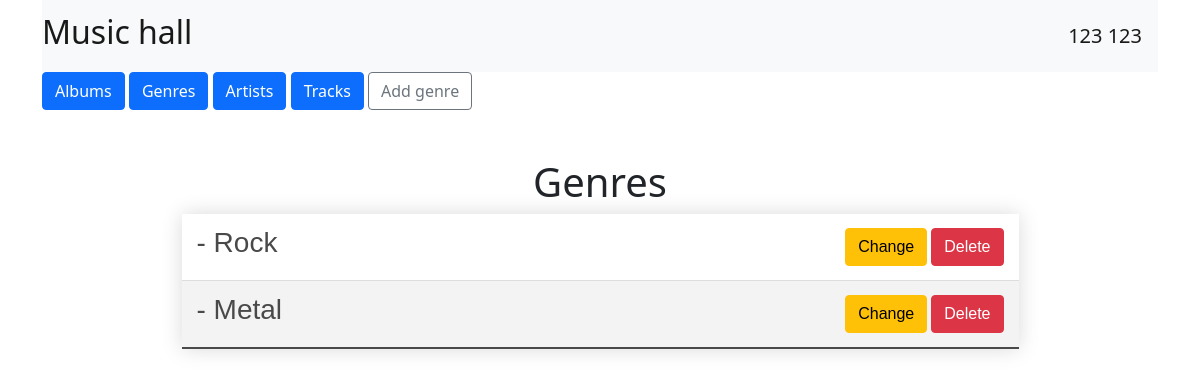
Page /genres_list (signed in) on the committed database.
### data/customers.py (models this page shows, shortened)
class Customer(SqlAlchemyBase,  UserMixin, SerializerMixin):
    __tablename__ = 'customers'
    id = sqlalchemy.Column(sqlalchemy.Integer,
                           primary_key=True, autoincrement=True)
    surname = sqlalchemy.Column(sqlalchemy.String, nullable=True)
    name = sqlalchemy.Column(sqlalchemy.String, nullable=True)
    email = sqlalchemy.Column(sqlalchemy.String, nullable=True, unique=True)
    hashed_password = sqlalchemy.Column(sqlalchemy.String, nullable=True)

### data/genres.py (models this page shows)
class Genre(SqlAlchemyBase, SerializerMixin):
    __tablename__ = 'genres'
    id = sqlalchemy.Column(sqlalchemy.Integer,
                           primary_key=True, autoincrement=True)
    name = sqlalchemy.Column(sqlalchemy.String, nullable=True)

### main.py (the view)
@app.route("/genres_list")
def genres_list():
    genres = keeper.get_genres()
    return render_template("genres.html", title='Hall', genres=genres)

### data/db_keeper.py (called while the page is built)
    def get_genres(self):
        db_sess = db_session.create_session()
        genres = db_sess.query(Genre).filter(Genre.id > 0).all()
        out = []
        for i in genres:
            out.append({'genre': {'id': i.id, 'name': i.name}})
        return out

    def load_user(self, id):
        db_sess = db_session.create_session()
        return db_sess.query(Customer).get(id)

### data/db_session.py (called while the page is built)
def create_session() -> Session:
    global __factory
    return __factory()

### main.py (called while the page is built)
@login_manager.user_loader
def load_user(user_id):
    return keeper.load_user(user_id)

### templates/genres.html
{% extends "base.html" %}
{% block content %}
    {% if current_user.is_authenticated %}
        <a href="genres" class="btn btn-outline-secondary">Add genre</a>
    {% endif %}
    <h1 class="centred"><br>Genres</h1>
    <table class="styled-table" align="middle">
        <tbody>
            {%for item in genres%}
            <tr class="active-row">
                <td><h3> - {{item["genre"]["name"]}}</h3></td>
                    {% if current_user.is_authenticated%}
                <td>
                <div align="right">
                    <a href="/genres/{{ item['genre']['id'] }}" class="btn btn-warning">
                        Change
                    </a>
                    <a href="/genres_delete/{{ item['genre']['id'] }}" class="btn btn-danger">
                        Delete
                    </a>
                </div>
                {% endif %}
                </td>
            </tr>
            {% endfor %}
        </tbody>
    </table>
{% endblock %}

### templates/base.html (shortened to what this page needs)
<!DOCTYPE html>
<html lang="en">
<head>
        <link rel="stylesheet" href="/static/css/style.css"/>
        <link rel="stylesheet"
        href="https://cdn.jsdelivr.net/npm/bootstrap@5.0.0-beta1/dist/css/bootstrap.min.css"
>
    </head>
    <body>
        <main role="main" class="container">
            <nav class="navbar navbar-light bg-light">
                <a class="navbar-brand" href="/"><h2>Music hall</h2></a>
                {% if current_user.is_authenticated %}
                    <a class="navbar-brand" href="/logout">{{ current_user.name }} {{ current_user.surname }}</a>
                {% else %}
                    <p>
                        <a class="btn btn-outline-secondary" href="/register">Зарегистрироваться</a>
                        <a class="btn btn-outline-secondary" href="/login">Войти</a>
                    </p>
                {% endif %}
            </nav>
                <a href="/albums_list" class="btn btn-primary">Albums</a>
                <a href="/genres_list" class="btn btn-primary">Genres</a>
                <a href="/artists_list" class="btn btn-primary">Artists</a>
                <a href="/tracks_list" class="btn btn-primary">Tracks</a>
            {% block content %}{% endblock %}
        </main>
    </body>
</html>

### static/css/style.css (style rules this page uses)
.centred { text-align: center; text-valign: center; }
.styled-table { border-collapse: collapse; width: 75%; margin-left:auto; margin-right:auto; font-size: 0.9em; font-family: sans-serif; box-shadow: 0 0 20px rgba(0, 0, 0, 0.15); }
.styled-table th, .styled-table td { padding: 12px 15px; }
.styled-table tbody tr { border-bottom: 1px solid #dddddd; }
.styled-table tbody tr:nth-of-type(even) { background-color: #f3f3f3; }
.styled-table tbody tr:last-of-type { border-bottom: 2px solid #494949; }
.styled-table tbody tr.active-row { font-weight: bold; color: #494949; }

### rows in the picture
Customer: name "123", surname "123"
Genre: genre.name "Rock"
Genre: genre.name "Metal"
